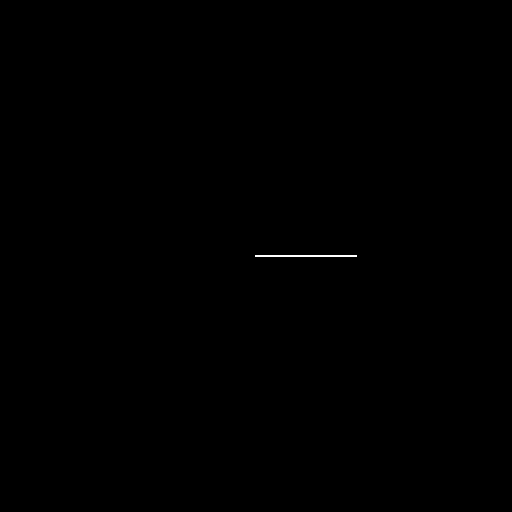
Frame 1 (no input)
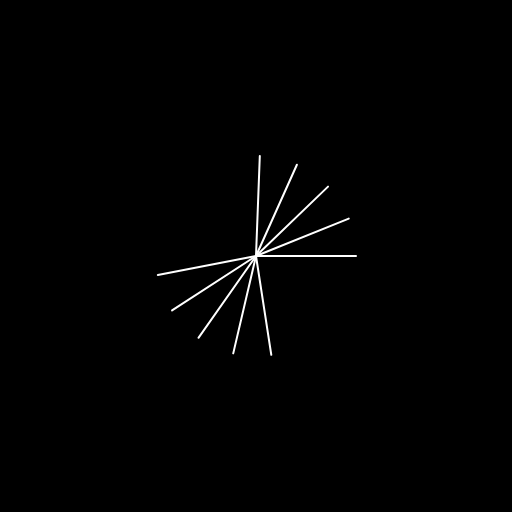
Frame 60 (no input)
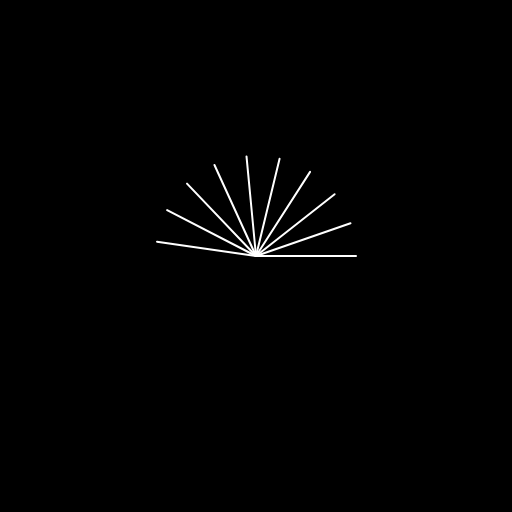
Frame 120 (the mouse pressed at the canvas centre since frame 60)

The p5.js sketch that drew these frames (run headless with seeded random() and noise() and a simulated clock; from frame 60 on, the mouse is pressed at the canvas centre):

// p5.js sketch
// ── sketch.js
let angle = 0;

function setup() {
  createCanvas(512, 512);
  background(0);
  strokeWeight(2);
  noFill();
}

function draw() {
  background(0);
  translate(width / 2, height / 2);
  
  // líneas rotativas
  for (let i = 0; i < 10; i++) {
    let x = 100 * cos(angle * i);
    let y = 100 * sin(angle * i);
    
    stroke(255);
    line(0, 0, x, y);
  }
  
  // incrementar el ángulo para generar movimiento
  angle += 0.05;
}
